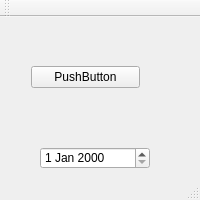
<?xml version="1.0" encoding="UTF-8"?>
<ui version="4.0">
 <class>MainWindow</class>
 <widget class="QMainWindow" name="MainWindow">
  <property name="enabled">
   <bool>true</bool>
  </property>
  <property name="geometry">
   <rect>
    <x>0</x>
    <y>0</y>
    <width>200</width>
    <height>200</height>
   </rect>
  </property>
  <property name="maximumSize">
   <size>
    <width>200</width>
    <height>200</height>
   </size>
  </property>
  <property name="windowTitle">
   <string>MainWindow</string>
  </property>
  <widget class="QWidget" name="centralWidget">
   <widget class="QWidget" name="gridLayoutWidget">
    <property name="geometry">
     <rect>
      <x>20</x>
      <y>30</y>
      <width>131</width>
      <height>61</height>
     </rect>
    </property>
    <layout class="QGridLayout" name="gridLayout">
     <item row="0" column="0">
      <widget class="QPushButton" name="pushButton">
       <property name="text">
        <string>PushButton</string>
       </property>
      </widget>
     </item>
    </layout>
   </widget>
   <widget class="QDateEdit" name="dateEdit">
    <property name="geometry">
     <rect>
      <x>40</x>
      <y>130</y>
      <width>110</width>
      <height>22</height>
     </rect>
    </property>
   </widget>
  </widget>
  <widget class="QToolBar" name="mainToolBar">
   <attribute name="toolBarArea">
    <enum>TopToolBarArea</enum>
   </attribute>
   <attribute name="toolBarBreak">
    <bool>false</bool>
   </attribute>
  </widget>
  <widget class="QStatusBar" name="statusBar"/>
 </widget>
 <layoutdefault spacing="6" margin="11"/>
 <resources/>
 <connections/>
</ui>
